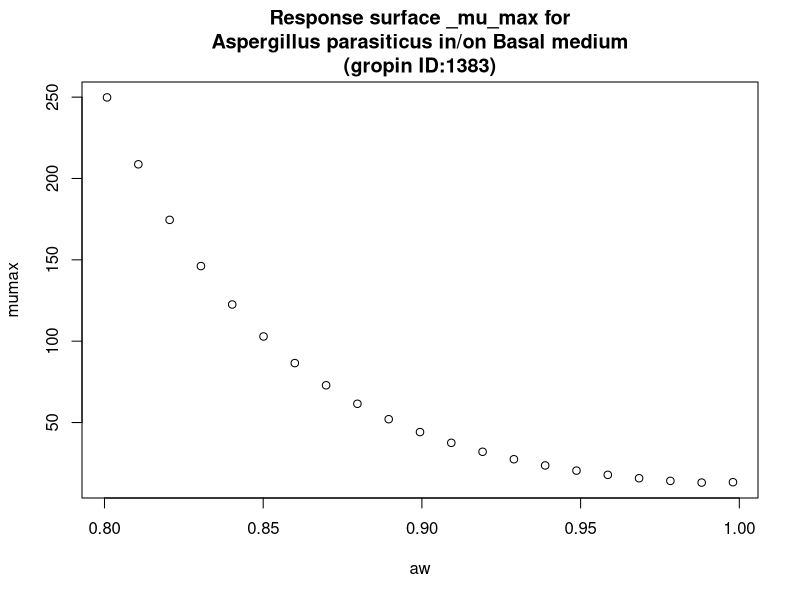

Generate this figure with R:
#############################
# start of Parameter script
#############################
aw <- seq(0.8008,0.998001998001998,length.out=21)
#############################
# end of Parameter script
#############################
############################# 
# start of Model script Gropin ID 1383 
#############################
 
# constant coefficients for this model
 
variables <- data.frame(aw)
argumentsPar <- unique.data.frame(expand.grid(variables))
 
# heart of the model
response_surface <- function(aw) {
   mumax <-exp(2.712-3.740*sqrt(1-aw)+22.48*(sqrt(1-aw))^2)

	return(mumax=mumax)
} 

# output parameters
responseSurface <- cbind(argumentsPar,response_surface(argumentsPar['aw']))
colnames(responseSurface) <- c(colnames(argumentsPar),'mumax')
#############################
# End of Model script
#############################
############################# 
# start of Visualisation script Gropin ID 1383 
#############################
titleText <-'Response surface _mu_max for
Aspergillus parasiticus in/on Basal medium
(gropin ID:1383)'
plot(aw,responseSurface$'mumax',xlab='aw',
                          ylab='mumax',main=titleText)
#############################
# End of Visualisation script
#############################
